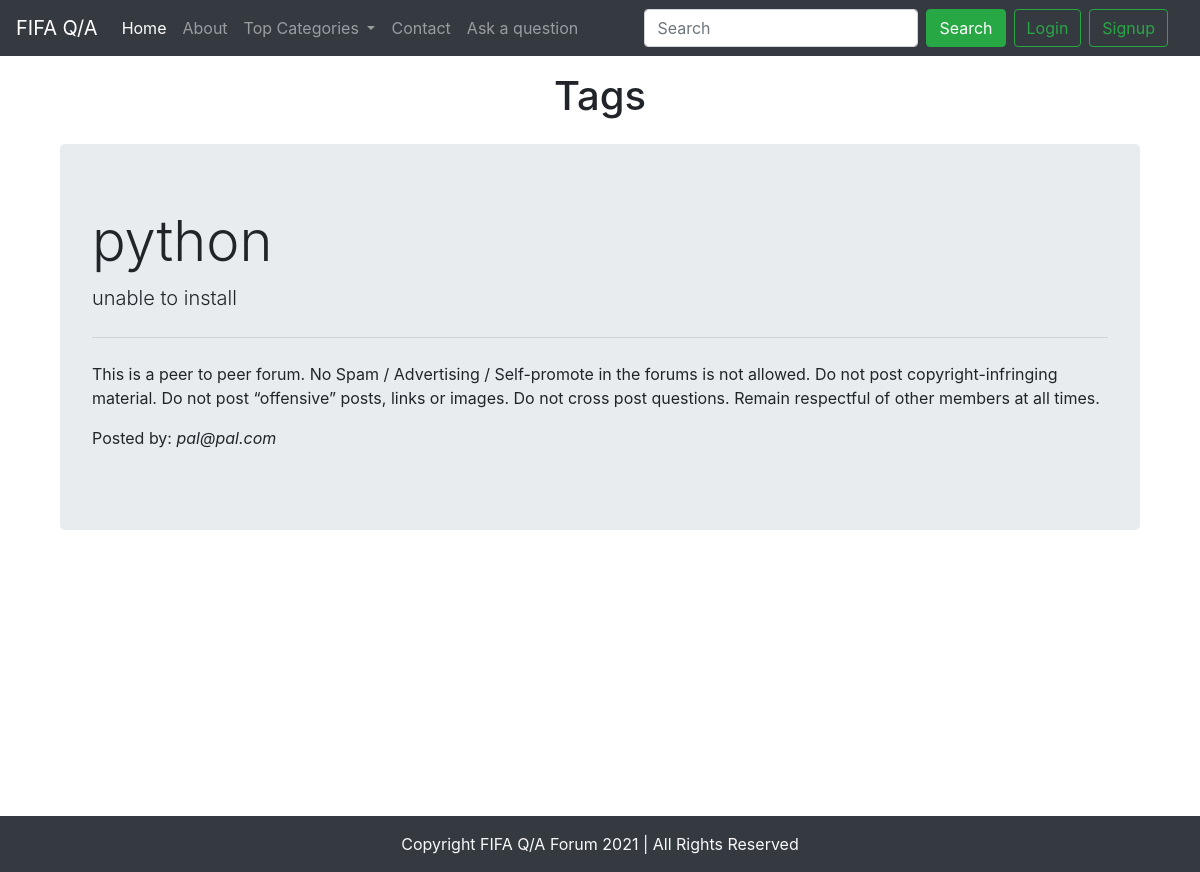
The app's page /tags.php?askid=1 with its own data.
### tables this page shows
CREATE TABLE `askq` (
  `ask_id` int(7) NOT NULL,
  `ask_title` varchar(255) NOT NULL,
  `ask_desc` text NOT NULL,
  `ask_user_id` int(7) NOT NULL,
  `timestamp` datetime NOT NULL
);

CREATE TABLE `users` (
  `sno` int(8) NOT NULL,
  `user_email` varchar(30) NOT NULL,
  `user_pass` varchar(255) NOT NULL,
  `timestamp` datetime NOT NULL DEFAULT current_timestamp()
);

### tags.php (the view, shortened to what this page needs)
<!doctype html>
<html lang="en">
  <head>
    <link rel="stylesheet" href="https://stackpath.bootstrapcdn.com/bootstrap/4.5.0/css/bootstrap.min.css">
  </head>
  <body>
  <?php include 'partials/_dbconnect.php';?>
  <?php include 'partials/_header.php';?>
<div class="container my-3">
<h1 class="text-center">Tags</h1>
<?php
    $id = $_GET['askid'];
    $sql = "SELECT * FROM `askq` WHERE ask_id=$id";
    $result = mysqli_query($conn, $sql);
    while($row = mysqli_fetch_assoc($result)){
        $title = $row['ask_title'];
        $desc = $row['ask_desc'];
        $ask_user_id = $row['ask_user_id'];
        $sql2 = "SELECT user_email FROM `users` WHERE sno='$ask_user_id'";
        $result2 = mysqli_query($conn, $sql2);
        $row2 = mysqli_fetch_assoc($result2);
        $posted_by = $row2['user_email'];
    }
?>
<div class="container my-4">
        <div class="jumbotron">
            <h1 class="display-4"><?php echo $title;?></h1>
            <p class="lead">  <?php echo $desc;?></p>
            <hr class="my-4">
            <p>This is a peer to peer forum. No Spam / Advertising / Self-promote in the forums is not allowed. Do not post copyright-infringing material. Do not post “offensive” posts, links or images. Do not cross post questions. Remain respectful of other members at all times.</p>
            <p>Posted by: <em><?php echo $posted_by; ?></em></p>
        </div>
    </div>
</div>
  <?php include 'partials/_footer.php';?>
  </body>
</html>

### tags.php (style rules this page uses)
.container { min-height: 81vh; }

### records on screen
askq: ask_title "python", ask_desc "unable to install"
users: user_email "pal@pal.com"
